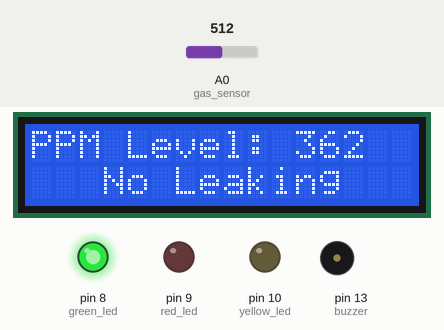
A sketch run on a simulated Arduino Uno, built with avr-gcc and run on an emulated ATmega328P. On the bench: 16×2 character LCD, output pins drawn as LEDs (lit = HIGH), buzzer (waves = sounding, pin HIGH). Inputs (shaded band) come from the test bench; at power-on: A0 (gas_sensor) = 512.

Above: at 7.2 s.
7.3 s: A0 (gas_sensor) set to 541
At 8.5 s:
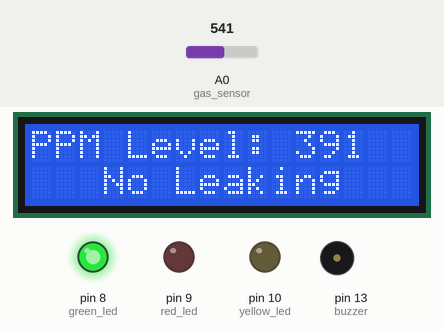
8.8 s: A0 (gas_sensor) set to 565
At 9.7 s:
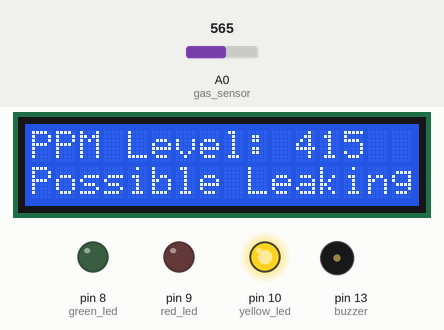
10.3 s: A0 (gas_sensor) set to 734
At 11.7 s:
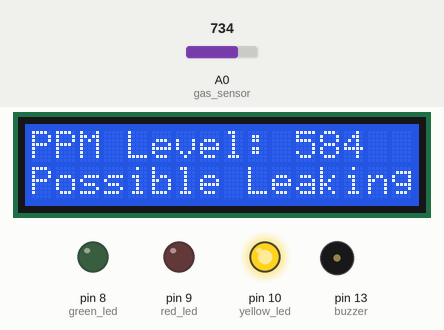
12.5 s: A0 (gas_sensor) set to 759
At 13.7 s:
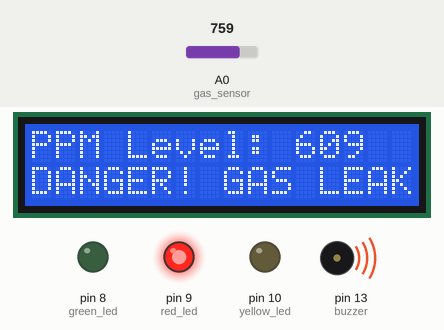
Timing chart, 0 to 15.5 s (numbered marks = the images above; inputs shaded):
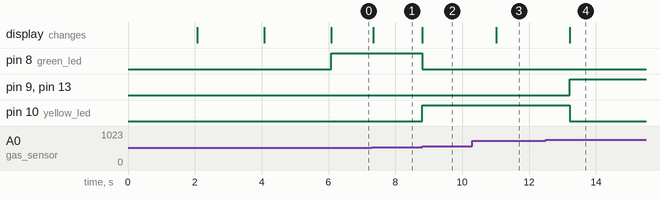

The sketch:

ArduinoUno.ino
```cpp
#include <LiquidCrystal.h>
LiquidCrystal lcd(2, 3, 4, 5, 6, 7);

int gas_sensor = A0;  // choose the input pin (for Gas sensor)
int buzzer = 13;      // choose the pin for the Buzzer
int green_led = 8;    // choose the pin for the Green LED
int red_led = 9;      // choose the pin for the Red Led
int yellow_led = 10;  // choose the pin for the Yellow Led

int read_value;       // variable (reading the gas pin status)
int set_low = 400;    // low exposure limit of LPG (ppm)
int set_high = 600;   // high exposure limit of LPG (ppm)

void setup()
{
  pinMode(gas_sensor, INPUT);  // declare sensor as input
  pinMode(buzzer,OUTPUT);      // declare Buzzer as output
  pinMode(red_led,OUTPUT);     // declare Red LED as output
  pinMode(green_led,OUTPUT);   // declare Green LED as output
  pinMode(yellow_led,OUTPUT);  // declare Yellow LED as output

  randomSeed(analogRead(0));

  lcd.begin(16, 2);
  lcd.clear();

  lcd.setCursor(0,0);
  lcd.print("     iSense     ");
  delay(2000);

  lcd.setCursor(0,0);
  lcd.print(" IOT Based Gas  ");
  lcd.setCursor(0,1);
  lcd.print("Leakage Detector");
  delay(2000);

  lcd.setCursor(0,0);
  lcd.print(" Targeted Gas:  ");
  lcd.setCursor(0,1);
  lcd.print("      LPG       ");
  delay(2000);

  lcd.clear();
}

void loop() {
  read_value = (analogRead(gas_sensor)); // read input value

  read_value = read_value - 150;
  if(read_value < 0)
  {
    read_value = 0;
  }
  lcd.setCursor(0, 0);
  lcd.print("PPM Level: ");
  lcd.print(read_value);
  lcd.print("  ");

  if(read_value > set_high) // high exposure
  {
    lcd.setCursor(0, 1);
    lcd.print("DANGER! GAS LEAK");
    digitalWrite(buzzer, HIGH);     // Turn Buzzer on.
    digitalWrite(red_led, HIGH);    // Turn LED on.
    digitalWrite(green_led, LOW);   // Turn LED off.
    digitalWrite(yellow_led, LOW);  // Turn LED off.
    delay(1000);
  }

  if(read_value > set_low && read_value < set_high) //  low exposure
  {
    lcd.setCursor(0, 1);
    lcd.print("Possible Leaking");
    digitalWrite(buzzer, LOW);      // Turn Buzzer off.
    digitalWrite(red_led, LOW);     // Turn LED off.
    digitalWrite(green_led, LOW);   // Turn LED off.
    digitalWrite(yellow_led, HIGH); // Turn LED on.
    delay(1000);
  }

  if(read_value < set_low) // normal exposure
  {
    lcd.setCursor(0, 1);
    lcd.print("   No Leaking   ");
    digitalWrite(buzzer, LOW);      // Turn Buzzer off.
    digitalWrite(red_led, LOW);     // Turn LED off.
    digitalWrite(green_led, HIGH);  // Turn LED on.
    digitalWrite(yellow_led, LOW);  // Turn LED off.
  }
  delay(100);
}
```

Measured:
- the behaviour switches between 550 and 551 on A0 (gas_sensor) (found by bisection; images 1 and 2)
- the behaviour switches between 750 and 751 on A0 (gas_sensor) (found by bisection; images 3 and 4)
- after the input at 7.3 s, the display: changes at once (image 1)
- after the input at 8.8 s, pin 8 (green_led): HIGH → LOW at once; pin 10 (yellow_led): LOW → HIGH at once; the display: changes at once (image 2)
- after the input at 10.3 s, the display: changes after 0.71 s (image 3)
- after the input at 12.5 s, pin 9 (red_led), pin 13 (buzzer): LOW → HIGH after 0.72 s; pin 10 (yellow_led): HIGH → LOW after 0.72 s; the display: changes after 0.72 s (image 4)
